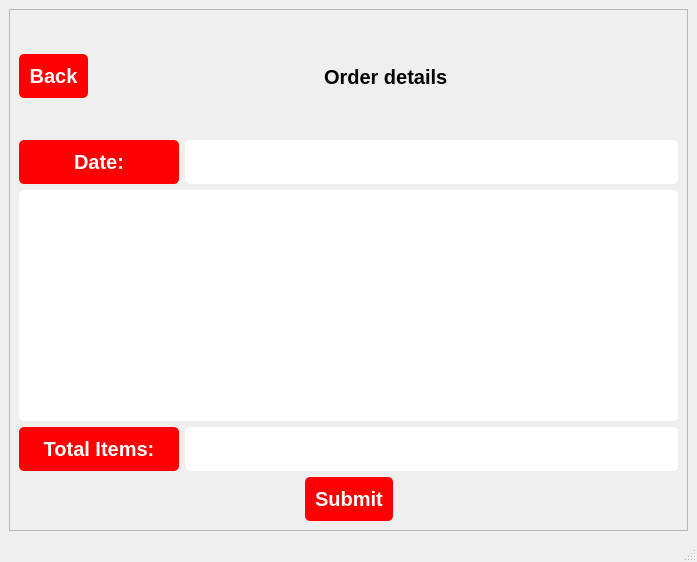
<?xml version="1.0" encoding="UTF-8"?>
<ui version="4.0">
 <class>MainWindow</class>
 <widget class="QMainWindow" name="MainWindow">
  <property name="enabled">
   <bool>true</bool>
  </property>
  <property name="geometry">
   <rect>
    <x>0</x>
    <y>0</y>
    <width>697</width>
    <height>562</height>
   </rect>
  </property>
  <property name="windowTitle">
   <string>MainWindow</string>
  </property>
  <property name="styleSheet">
   <string notr="true">QLabel {
  border-radius: 5px;
	font-weight: bold;
  padding: 10px;
 border-radius: 5px;
    font-size: 20px;
background-color:  white;
}

QPushButton {
    font-size: 20px;
    padding: 10px;
	font-weight: bold;
    border-radius: 5px;
    background-color: red;
    color: white;
}

QPushButton:hover {
    background-color: black;
}

QLCDNumber {
            background-color: black;
            color: white;
            border: 2px solid white;
        }
</string>
  </property>
  <widget class="QWidget" name="centralwidget">
   <layout class="QGridLayout" name="gridLayout_3">
    <item row="0" column="0">
     <widget class="QScrollArea" name="scrollArea">
      <property name="widgetResizable">
       <bool>true</bool>
      </property>
      <widget class="QWidget" name="scrollAreaWidgetContents">
       <property name="geometry">
        <rect>
         <x>0</x>
         <y>0</y>
         <width>673</width>
         <height>513</height>
        </rect>
       </property>
       <layout class="QGridLayout" name="gridLayout_2">
        <item row="0" column="0">
         <layout class="QGridLayout" name="gridLayout">
          <item row="0" column="0">
           <layout class="QVBoxLayout" name="verticalLayout">
            <item>
             <layout class="QHBoxLayout" name="horizontalLayout">
              <item>
               <widget class="QPushButton" name="pushButton_back">
                <property name="text">
                 <string>Back</string>
                </property>
               </widget>
              </item>
              <item>
               <spacer name="horizontalSpacer">
                <property name="orientation">
                 <enum>Qt::Horizontal</enum>
                </property>
                <property name="sizeHint" stdset="0">
                 <size>
                  <width>40</width>
                  <height>20</height>
                 </size>
                </property>
               </spacer>
              </item>
              <item>
               <widget class="QLabel" name="label_21">
                <property name="styleSheet">
                 <string notr="true">
font: 75 28pt &quot;Microsoft YaHei&quot;;
background-color: rgb(239, 239, 239);</string>
                </property>
                <property name="text">
                 <string>Order details</string>
                </property>
               </widget>
              </item>
              <item>
               <spacer name="horizontalSpacer_2">
                <property name="orientation">
                 <enum>Qt::Horizontal</enum>
                </property>
                <property name="sizeHint" stdset="0">
                 <size>
                  <width>40</width>
                  <height>20</height>
                 </size>
                </property>
               </spacer>
              </item>
             </layout>
            </item>
            <item>
             <layout class="QHBoxLayout" name="horizontalLayout_3">
              <item>
               <widget class="QPushButton" name="pushButton">
                <property name="enabled">
                 <bool>false</bool>
                </property>
                <property name="maximumSize">
                 <size>
                  <width>160</width>
                  <height>16777215</height>
                 </size>
                </property>
                <property name="text">
                 <string>Date:</string>
                </property>
               </widget>
              </item>
              <item>
               <widget class="QPushButton" name="pushButton_2">
                <property name="enabled">
                 <bool>false</bool>
                </property>
                <property name="styleSheet">
                 <string notr="true">background-color: rgb(255, 255, 255);
</string>
                </property>
                <property name="text">
                 <string/>
                </property>
               </widget>
              </item>
             </layout>
            </item>
            <item>
             <widget class="QPushButton" name="pushButton_6">
              <property name="enabled">
               <bool>false</bool>
              </property>
              <property name="minimumSize">
               <size>
                <width>0</width>
                <height>231</height>
               </size>
              </property>
              <property name="styleSheet">
               <string notr="true">background-color: rgb(255, 255, 255);
</string>
              </property>
              <property name="text">
               <string/>
              </property>
             </widget>
            </item>
            <item>
             <layout class="QHBoxLayout" name="horizontalLayout_5">
              <item>
               <widget class="QPushButton" name="pushButton_3">
                <property name="enabled">
                 <bool>false</bool>
                </property>
                <property name="maximumSize">
                 <size>
                  <width>160</width>
                  <height>16777215</height>
                 </size>
                </property>
                <property name="text">
                 <string>Total Items:</string>
                </property>
               </widget>
              </item>
              <item>
               <widget class="QPushButton" name="pushButton_4">
                <property name="enabled">
                 <bool>false</bool>
                </property>
                <property name="styleSheet">
                 <string notr="true">background-color: rgb(255, 255, 255);
</string>
                </property>
                <property name="text">
                 <string/>
                </property>
               </widget>
              </item>
             </layout>
            </item>
           </layout>
          </item>
          <item row="1" column="0">
           <layout class="QHBoxLayout" name="horizontalLayout_2">
            <item>
             <spacer name="horizontalSpacer_4">
              <property name="orientation">
               <enum>Qt::Horizontal</enum>
              </property>
              <property name="sizeHint" stdset="0">
               <size>
                <width>40</width>
                <height>20</height>
               </size>
              </property>
             </spacer>
            </item>
            <item>
             <widget class="QPushButton" name="SubmitpushButton_5">
              <property name="text">
               <string>Submit</string>
              </property>
             </widget>
            </item>
            <item>
             <spacer name="horizontalSpacer_3">
              <property name="orientation">
               <enum>Qt::Horizontal</enum>
              </property>
              <property name="sizeHint" stdset="0">
               <size>
                <width>40</width>
                <height>20</height>
               </size>
              </property>
             </spacer>
            </item>
           </layout>
          </item>
         </layout>
        </item>
       </layout>
      </widget>
     </widget>
    </item>
   </layout>
  </widget>
  <widget class="QStatusBar" name="statusbar"/>
 </widget>
 <resources/>
 <connections/>
</ui>
